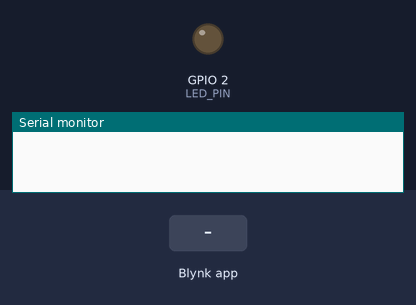
Simulated run of this sketch. Board: ESP32. On the bench: output pins drawn as LEDs (lit = HIGH), the last lines printed to the serial monitor. The test bench sets the inputs (shaded band). WiFi joins after 1.5 s; servers stay silent unless stated.

Above: at 3.0 s.
3.1 s: Blynk app writes 1 to V0
At 4.1 s:
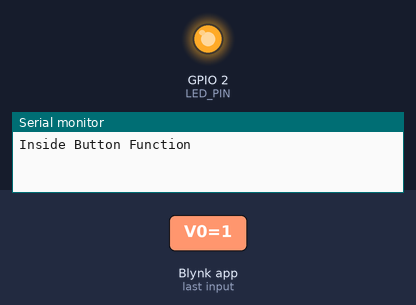
Timing chart, 0 to 6.1 s (numbered marks = the images above; inputs shaded):
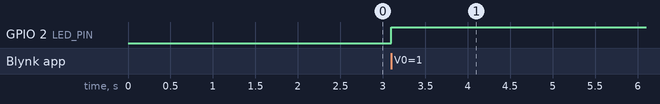

Measured:
- after the input at 3.1 s, GPIO 2 (LED_PIN): LOW → HIGH at once

The sketch:

BlynkStarter.ino
```cpp
// (licence header left out)
/*VO - Button
 * V1 - Slider
 * V2 - Terminal
 */
/* Comment this out to disable prints and save space */
#define BLYNK_PRINT Serial
#define LED_PIN 2

#include <WiFi.h>
#include <WiFiClient.h>
#include <BlynkSimpleEsp32.h>

// You should get Auth Token in the Blynk App.
// Go to the Project Settings (nut icon).
char auth[] = "FH8W2r0mgivm64LfDVMoFlUHqXcYy-cK";
const int freq = 5000;     // 5KHz frequency is more than enough. Remember we used 100 before.
const int ledChannel = 0;  // You can have up to 16 pwm channels (0 to 15)
const int resolution = 10; // 10 bit resolution for 1023. Freq should be greater than resolution.

// Your WiFi credentials.
// Set password to "" for open networks.
// The EE IOT network is hidden. You might not be able to see it.
// But you should be able to connect with these credentials.
char ssid[32] = "Ball-Park-West";
char pass[32] = "ballparkwest1600";
int val = 0;
int val2 = 1023;
int active = 0;
int time_count = 0; // timer counter global variable
String content = "";  // null string constant ( an empty string )
BlynkTimer timer;

void setup()
{
  // Serial Monitor
  Serial.begin(115200);
  Blynk.begin(auth, ssid, pass);
  pinMode(LED_PIN, OUTPUT);
  // configure LED PWM functionality
  ledcSetup(ledChannel, freq, resolution);
  // attach the channel to the GPIO to be controlled
  ledcAttachPin(LED_PIN, ledChannel);
  // Setup a function to be called every second
  timer.setInterval(10L, myTimerEvent);
}

void loop()
{
  Blynk.run();
  timer.run(); // Initiates BlynkTimer
  ledcWrite(ledChannel, val);
}
BLYNK_WRITE(1)
{
    // param is a member variable of the Blynk ADT. It is exposed so you can read it.
    val2 = param.asInt(); // assigning incoming value from pin V1 to a variable
    //LED changes brigthness only if button has made LED be on, otherwise LED doesn't turn on with changed brightness
    if(active == 1){
      val = val2;
     }else{
      val = 0;
      }

}
BLYNK_WRITE(V0)
{
    Serial.println("Inside Button Function");
    // param is a member variable of the Blynk ADT. It is exposed so you can read it.
    int pinValue = param.asInt(); // assigning incoming value from pin V1 to a variable

    // Because V0 is a button, pinValue will be a 0 or a 1.
    // Led turns on and off when pressing and releasing the button
    if (pinValue == 1) {
       // turn LED off
       if(active == 0){
        val = val2;
        active = 1;
        }else{
          val = 0;
          active = 0;
        }
    }
}

// This function sends Arduino's up time every second to Virtual Pin 0.
// In the app, Widget's reading frequency should be set to PUSH. This means
// that you define how often to send data to Blynk App.
void myTimerEvent()
{
// You can send any value at any time.
// Don't send more than 10 values a second or the Blynk server will block you!
    if (time_count % 25 == 0) { // every 250 ms
        // Do thing that needs to happen every 0.25 seconds
    }
    if (time_count == 100){
        // Do thing that needs to happen every 1 second
        Blynk.virtualWrite(V2, millis() / 1000); // Write the arduino uptime every second
        time_count = 0; // reset time counter
    }
    else {
        // Send serial data to Blynk terminal
        char character;
        while(Serial.available()) { // Check if serial is available every 10 ms
            character = Serial.read();
            content.concat(character);
        }
        if (content != "") {
            Blynk.virtualWrite(V2, content);
            content = ""; // Clear String
        }
    }
    time_count += 1; // Increment on every tick
}
```
